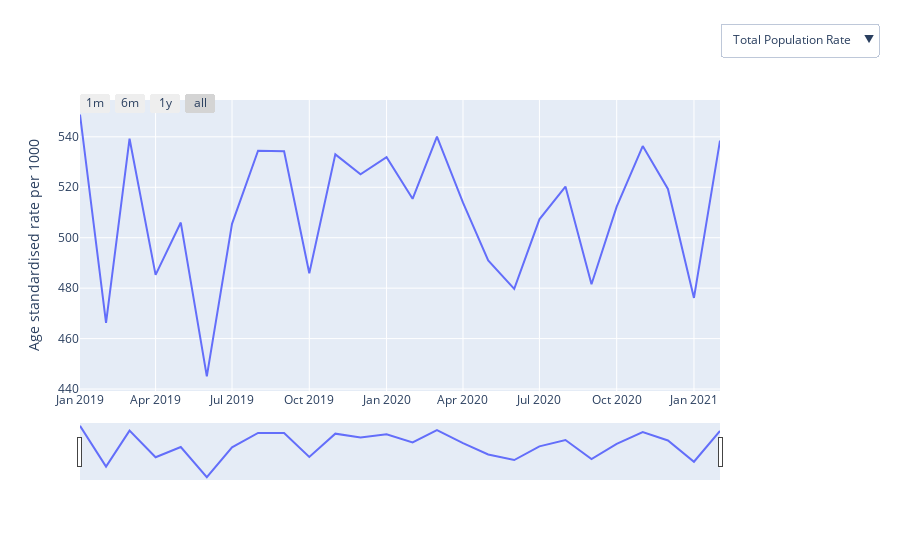

Source (notebook cell):
### Markdown cell above
<a id="systolic_bp"></a>
### Blood Pressure Monitoring

The codes used in for this measure are available in <a href="https://codelists.opensafely.org/codelist/user/richard-croker/systolic-blood-pressure-qof/3572b5fb/">this codelist</a>.

#### What it is
Rate of systolic blood presure monitoring per 1000 members of the population.

#### Why it matters
* The measurement of blood pressure and identification and management of hypertension is important for both primary and secondary prevention of cardiovascular disease, such as stroke, myocardial infarction and kidney disease. 
* If patients cannot have their blood pressure measurements acted on by primary care, they may not benefit from averting associated complications. 
* Active management and prevention of these complications is generally provided by Primary Care; as a measure it would therefore be considered an important marker of access to and provision of care.

#### Caveats
None

### Code cell
plot_demographics(data_dict['systolic_bp'], data_dict_totals['systolic_bp'],demographics)
